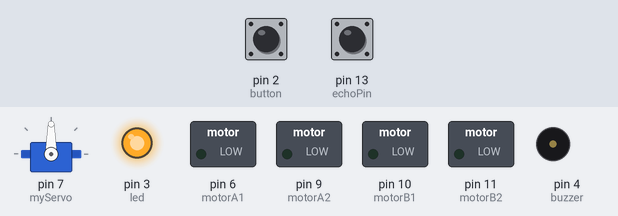
The sketch below on a simulated Arduino Uno, built with avr-gcc and run on an emulated ATmega328P. On the bench: servo, switched loads named in the sketch (green lamp = pin HIGH), output pins drawn as LEDs (lit = HIGH), buzzer (waves = sounding). Inputs (shaded band) come from the test bench; at power-on: pin 2 (button) HIGH, pin 13 (echoPin) LOW. What the sketch prints to the serial monitor is not drawn.

Above: at 1.2 s.
1.3 s: pin 2 (button) pulled LOW for 0.15 s
At 3.6 s:
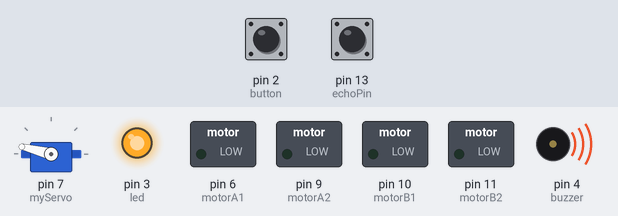
4.4 s: pin 13 (echoPin) pulsed HIGH 5 times (0.12 s each, 0.3 s apart)
At 14.4 s:
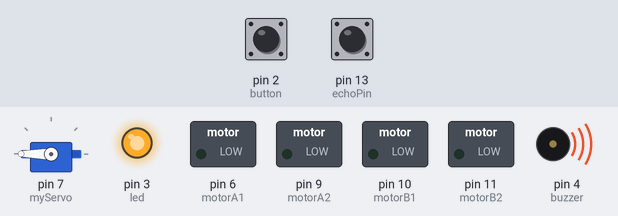
Timing chart, 0 to 15.9 s (numbered marks = the images above; inputs shaded):
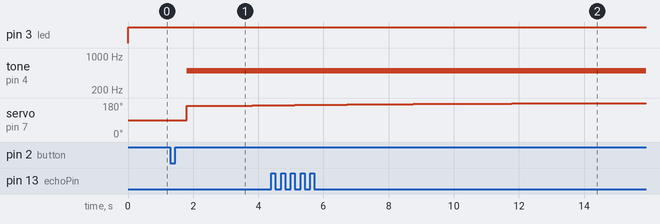

The sketch:

robot_fadhlan_mapping.ino
```cpp
//assumption: empty room
//robot will move forward 5-10cm an then stop to do scanning
//and send the sensor readings via bluetooth to a pc

//Libraries
#include <Servo.h>

//Constants
const int button = 2;     //Button pin to pin 2
const int led    = 3;     //Led pin (throught resistor) to pin 3
const int buzzer = 4;     //Buzzer pin to pin 4
const int motorA1 = 6;    //motor A positive (+) pin to pin 6 (PWM) (from L298 module!)
const int motorA2 = 9;        //motor A negative (-) pin to pin 9 (PWM)
const int motorB1 = 10;   //motor B positive (+) pin to pin 10 (PWM)
const int motorB2 = 11;   //motor B negative (-) pin to pin 11 (PWM)
// Defines Tirg and Echo pins of the Ultrasonic Sensor
const int trigPin = 12;
const int echoPin = 13;

Servo myServo;          //Create Servo object to control a servo

//Variables
long duration;
int distance;         //Variable to store distance from an object
int checkRight;
int checkLeft;
int function = 0;       //Variable to store function of robot: '1' running or '0' stoped. By default is stoped
int buttonState = 0;          //Variable to store the state of the button. By default '0'
int pos = 90;           //Variable to store the servo position. By default 90 degrees - sensor will 'look' forward
int flag = 0;         //Useful flag to keep the button state when button is released


void setup()
{
  myServo.attach(7);      //Servo pin connected to pin 5
  myServo.write(pos);        // tell servo to go to position in variable 'pos'
  pinMode(button, INPUT_PULLUP);
  pinMode(led,  OUTPUT);
  pinMode(buzzer, OUTPUT);
  pinMode(motorA1, OUTPUT);
  pinMode(motorA2, OUTPUT);
  pinMode(motorB1, OUTPUT);
  pinMode(motorB2, OUTPUT);
  Serial.begin(9600);
}

void loop()
{
  //Check button state
  buttonState = digitalRead(button);
  unsigned long currentMillis = millis(); //counting...

  //Change main function (stoped/running) when button is pressed
  if (buttonState == LOW) {//If button is pressed once...
    delay(500);
    if ( flag == 0) {
      function = 1;
      flag = 1; //change flag variable
    }
    else if ( flag == 1) { //If button is pressed twice
      function = 0;
      flag = 0; //change flag variable again
    }
  }

  if (function == 0) {  //If button is unpressed or pressed twice then:
    myServo.write(90);    //set servo 90 degress - sensor will look forward
    stop();         //robot remain stoped
    noTone(buzzer);     //buzzer off
    digitalWrite(led, HIGH);// and led on

  }
  else if (function == 1) { //If button is pressed then:
      tone(buzzer, 500); // play a tone
      digitalWrite(led, HIGH); // turn the led on

      //Start scanning...
      // for (pos = 0; pos < 180; pos += 1){  //goes from 0 degrees to 180 degrees
      for (int i = 165; i > 15; i++) {
        myServo.write(i);             //tell servo to go to position in variable 'pos'
        delay(10);                      //waits 10ms for the servo to reach the position
        distance = calculateDistance();// Calls a function for calculating the distance measured by the Ultrasonic sensor for each degree

        Serial.print(i); // Sends the current degree into the Serial Port
        Serial.print(","); // Sends addition character right next to the previous value needed later in the Processing IDE for indexing
        Serial.print(distance); // Sends the distance value into the Serial Port
        Serial.print("."); // Sends addition character right next to the previous value needed later in the Processing IDE for indexing
      }


      //      for(pos = 180; pos>=0; pos-=1){     //goes from 180 degrees to 0 degrees
      for (int i = 165; i > 15; i--) {
        myServo.write(i);             //tell servo to go to position in variable 'pos'
        delay(10);                      //waits 10ms for the servo to reach the position
        distance = calculateDistance();// Calls a function for calculating the distance measured by the Ultrasonic sensor for each degree

        Serial.print(i); // Sends the current degree into the Serial Port
        Serial.print(","); // Sends addition character right next to the previous value needed later in the Processing IDE for indexing
        Serial.print(distance); // Sends the distance value into the Serial Port
        Serial.print("."); // Sends addition character right next to the previous value needed later in the Processing IDE for indexing
      }
      myServo.write(90);                   // Sensor "look" forward again

      forward(); //move forward!
      noTone(buzzer);
      digitalWrite(led, LOW);
      delay(5000);
      stop(); //do scanning

    }


}

int calculateDistance() {

  digitalWrite(trigPin, LOW);
  delayMicroseconds(2);
  // Sets the trigPin on HIGH state for 10 micro seconds
  digitalWrite(trigPin, HIGH);
  delayMicroseconds(10);
  digitalWrite(trigPin, LOW);
  duration = pulseIn(echoPin, HIGH); // Reads the echoPin, returns the sound wave travel time in microseconds
  distance = duration * 0.034 / 2;
  return distance;
}

void forward() {
  digitalWrite(motorA1, HIGH);
  digitalWrite(motorA2, LOW);
  digitalWrite(motorB1, HIGH);
  digitalWrite(motorB2, LOW);
}

void backward() {
  digitalWrite(motorA1, LOW);
  digitalWrite(motorA2, HIGH);
  digitalWrite(motorB1, LOW);
  digitalWrite(motorB2, HIGH);
}

void left() {
  digitalWrite(motorA1, HIGH);
  digitalWrite(motorA2, LOW);
  digitalWrite(motorB1, LOW);
  digitalWrite(motorB2, HIGH);
}

void right() {
  digitalWrite(motorA1, LOW);
  digitalWrite(motorA2, HIGH);
  digitalWrite(motorB1, HIGH);
  digitalWrite(motorB2, LOW);
}

void stop() {
  digitalWrite(motorA1, LOW);
  digitalWrite(motorA2, LOW);
  digitalWrite(motorB1, LOW);
  digitalWrite(motorB2, LOW);
}
```

Measured:
- after the input at 1.3 s, tone on pin 4 (buzzer): silent → 500 Hz after 0.50 s; servo on pin 7 (myServo): 90° → 165° after 0.50 s, → 166° 1.0 s later, → 167° 1.0 s later
